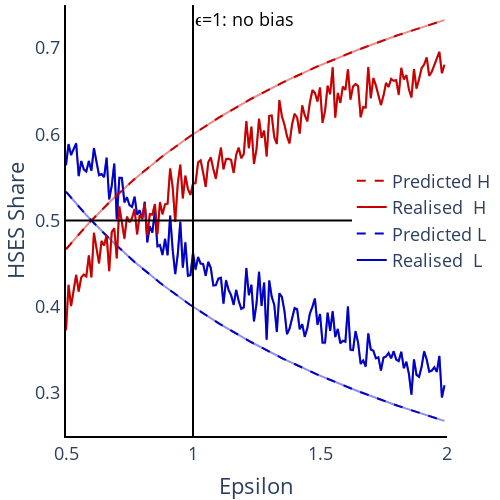

Notebook source saved alongside this figure:
### Markdown cell above
### Epsilon HSES Share

### Code cell
HSESL_epsilon_rho125 = plotly_lines.plot_MTO_sim_results(plotly_lines(), data=df_eps[df_eps['rho'] == 1.25], x_var='epsilon', y_var='H_Share_L', x_range=[0.5,2], y_range=[0,1], x_title='Epsilon', y_title='Exposure', with_predicted=True, colors=['rgba(0,0,200,1)', 'rgba(0,0,200,1)'], legend_text='Low')

HSESH_epsilon_rho125 = plotly_lines.plot_MTO_sim_results(plotly_lines(), data=df_eps[df_eps['rho'] == 1.25], x_var='epsilon', y_var='H_Share_H', x_range=[0.5,2], y_range=[0,1], x_title='Epsilon', y_title='Exposure', with_predicted=True, colors=['rgba(200,0,0,1)', 'rgba(200,0,0,1)'], legend_text='High')

HSESL_epsilon_rho125.data[3]['line']['dash'] = 'dash'
HSESH_epsilon_rho125.data[3]['line']['dash'] = 'dash'

fig_HSES_epsilon = go.Figure(data = HSESL_epsilon_rho125.data + HSESH_epsilon_rho125.data)

fig_HSES_epsilon.update_layout(
    title = None, 
    font=dict(size = 18),
    xaxis_title = 'Epsilon', 
    yaxis_title = 'HSES Share',
    width = 500, height = 500,
    showlegend = True, 
    legend=dict(x=0.75,y=0.5),
    legend_title_text = '',
    xaxis_range = [0.5,2],
    yaxis_range = [0.25,0.75],
    margin=dict(b=5,l=5,r=5,t=5),
    xaxis = dict(showgrid = False, showline = True, linecolor = 'rgb(0,0,0)', linewidth = 2), 
    yaxis = dict(showgrid = False, showline = True, linecolor = 'rgb(0,0,0)', linewidth = 2),
    plot_bgcolor='rgba(0,0,0,0)')


fig_HSES_epsilon.add_hline(y=0.5, line_width=2, annotation_text = '', annotation_position='top left', annotation_font_color='black', line=dict(color='black'))
fig_HSES_epsilon.add_vline(x=1, line_width=2, annotation_text = 'ϵ=1: no bias', annotation_font_color='black', line=dict(color='black'))


fig_HSES_epsilon.data[0]['name'] = 'Realised  L'
fig_HSES_epsilon.data[3]['name'] = 'Predicted L'
fig_HSES_epsilon.data[6]['name'] = 'Realised  H'
fig_HSES_epsilon.data[9]['name'] = 'Predicted H'

fig_HSES_epsilon

### Figure 1 — Plotly figure (JSON) as saved in the notebook; plotly's stock layout.template omitted (floating-point values rounded to 4 significant figures; data arrays with more than 128 entries replaced by an {"elided": "..."} marker saying what was removed)
{"data": [{"line": {"color": "rgba(0,0,200,1)", "width": 2}, "mode": "lines", "name": "Realised  L", "showlegend": true, "type": "scatter", "x": {"elided": "150 float values"}, "y": {"elided": "150 float values"}}, {"line": {"color": "rgba(0,0,200,0.25)", "width": 2}, "mode": "lines", "showlegend": false, "type": "scatter", "x": {"elided": "150 float values"}, "y": {"elided": "150 float values"}}, {"fill": "tonexty", "fillcolor": "rgba(68, 68, 68, 0.2)", "line": {"color": "rgba(0,0,200,0.25)", "width": 2}, "mode": "lines", "showlegend": false, "type": "scatter", "x": {"elided": "150 float values"}, "y": {"elided": "150 float values"}}, {"line": {"color": "rgba(0,0,200,1)", "dash": "dash", "width": 2}, "mode": "lines", "name": "Predicted L", "showlegend": true, "type": "scatter", "x": {"elided": "150 float values"}, "y": {"elided": "150 float values"}}, {"line": {"color": "rgba(0,0,200,0.25)", "width": 2}, "mode": "lines", "showlegend": false, "type": "scatter", "x": {"elided": "150 float values"}, "y": {"elided": "150 float values"}}, {"fill": "tonexty", "fillcolor": "rgba(68, 68, 68, 0.2)", "line": {"color": "rgba(0,0,200,0.25)", "width": 2}, "mode": "lines", "showlegend": false, "type": "scatter", "x": {"elided": "150 float values"}, "y": {"elided": "150 float values"}}, {"line": {"color": "rgba(200,0,0,1)", "width": 2}, "mode": "lines", "name": "Realised  H", "showlegend": true, "type": "scatter", "x": {"elided": "150 float values"}, "y": {"elided": "150 float values"}}, {"line": {"color": "rgba(200,0,0,0.25)", "width": 2}, "mode": "lines", "showlegend": false, "type": "scatter", "x": {"elided": "150 float values"}, "y": {"elided": "150 float values"}}, {"fill": "tonexty", "fillcolor": "rgba(68, 68, 68, 0.2)", "line": {"color": "rgba(200,0,0,0.25)", "width": 2}, "mode": "lines", "showlegend": false, "type": "scatter", "x": {"elided": "150 float values"}, "y": {"elided": "150 float values"}}, {"line": {"color": "rgba(200,0,0,1)", "dash": "dash", "width": 2}, "mode": "lines", "name": "Predicted H", "showlegend": true, "type": "scatter", "x": {"elided": "150 float values"}, "y": {"elided": "150 float values"}}, {"line": {"color": "rgba(200,0,0,0.25)", "width": 2}, "mode": "lines", "showlegend": false, "type": "scatter", "x": {"elided": "150 float values"}, "y": {"elided": "150 float values"}}, {"fill": "tonexty", "fillcolor": "rgba(68, 68, 68, 0.2)", "line": {"color": "rgba(200,0,0,0.25)", "width": 2}, "mode": "lines", "showlegend": false, "type": "scatter", "x": {"elided": "150 float values"}, "y": {"elided": "150 float values"}}], "layout": {"annotations": [{"font": {"color": "black"}, "showarrow": false, "text": "", "x": 0, "xanchor": "left", "xref": "x domain", "y": 0.5, "yanchor": "bottom", "yref": "y"}, {"font": {"color": "black"}, "showarrow": false, "text": "ϵ=1: no bias", "x": 1, "xanchor": "left", "xref": "x", "y": 1, "yanchor": "top", "yref": "y domain"}], "font": {"size": 18}, "height": 500, "legend": {"title": {"text": ""}, "x": 0.75, "y": 0.5}, "margin": {"b": 5, "l": 5, "r": 5, "t": 5}, "plot_bgcolor": "rgba(0,0,0,0)", "shapes": [{"line": {"color": "black", "width": 2}, "type": "line", "x0": 0, "x1": 1, "xref": "x domain", "y0": 0.5, "y1": 0.5, "yref": "y"}, {"line": {"color": "black", "width": 2}, "type": "line", "x0": 1, "x1": 1, "xref": "x", "y0": 0, "y1": 1, "yref": "y domain"}], "showlegend": true, "title": {}, "width": 500, "xaxis": {"linecolor": "rgb(0,0,0)", "linewidth": 2, "range": [0.5, 2], "showgrid": false, "showline": true, "title": {"text": "Epsilon"}}, "yaxis": {"linecolor": "rgb(0,0,0)", "linewidth": 2, "range": [0.25, 0.75], "showgrid": false, "showline": true, "title": {"text": "HSES Share"}}}}
